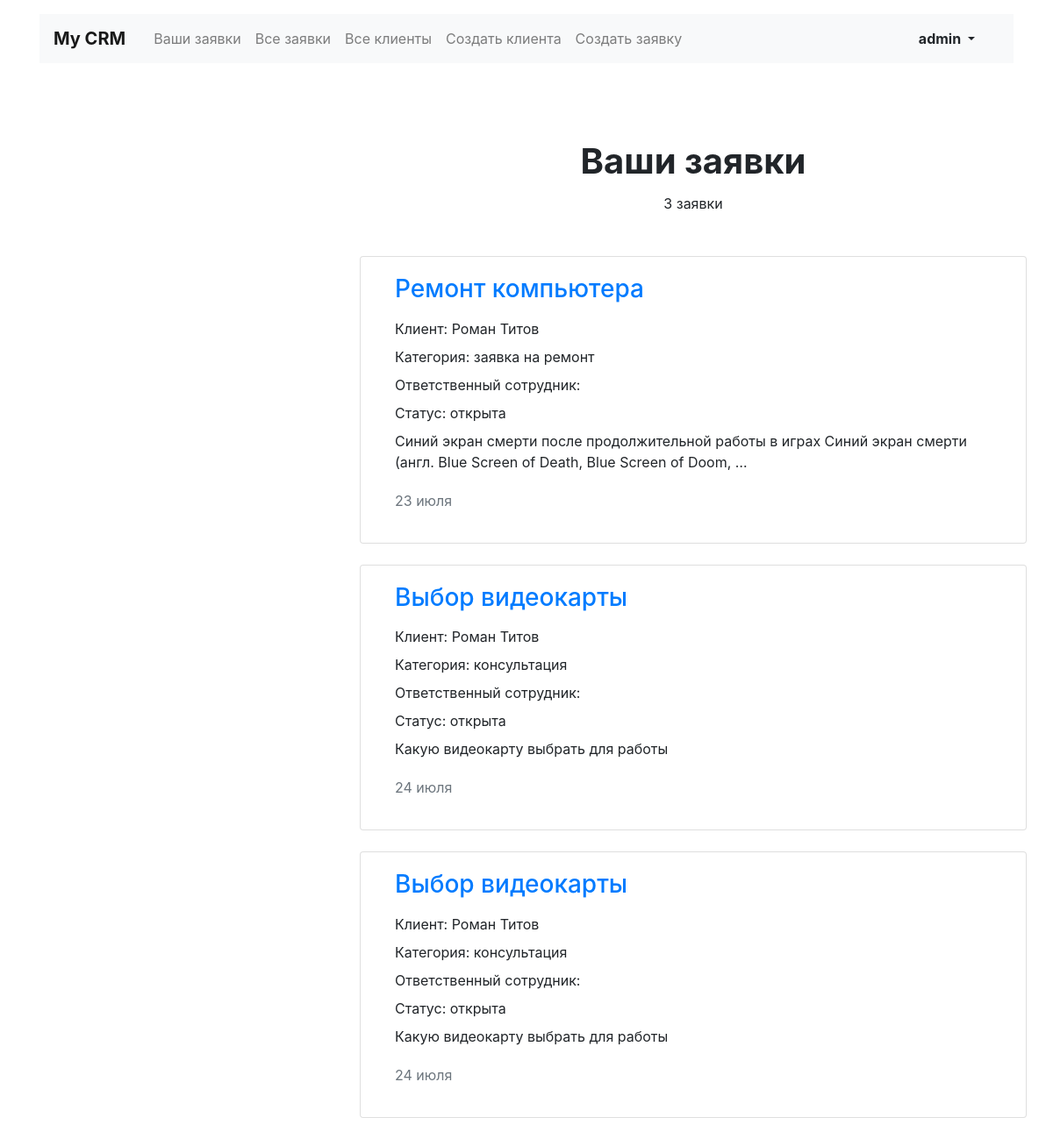
/ (signed in), run on an earlier commit of the app's database.
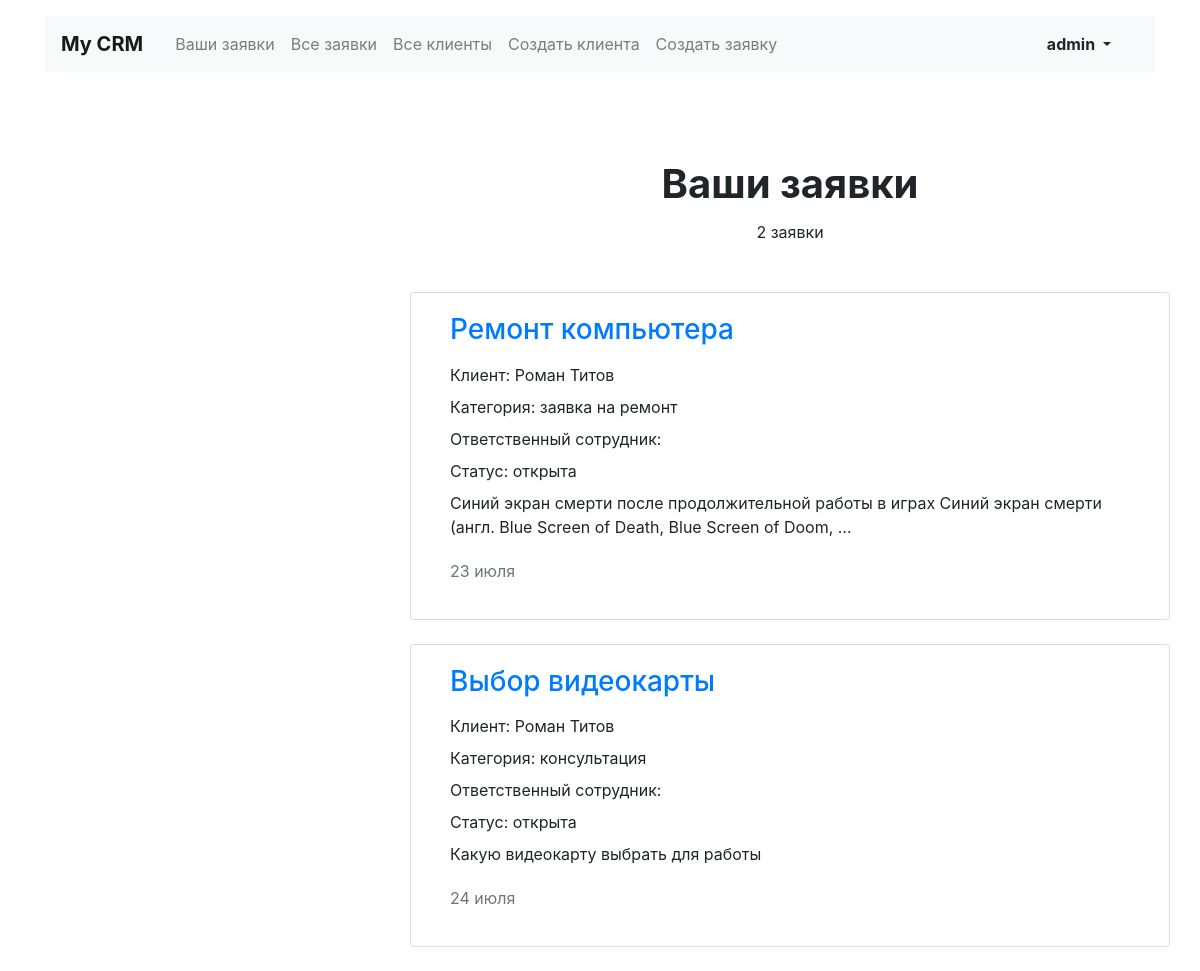
And on a later commit of the database.
### crm/models.py (models this page shows, shortened)
class Application(models.Model):
    title = models.CharField('Заголовок', max_length=128)
    category = models.ForeignKey(
        Category,
        verbose_name='Категория',
        null=True,
        on_delete=models.SET_NULL,
    )
    client = models.ForeignKey(
        Client,
        verbose_name='Клиент',
        null=True,
        on_delete=models.SET_NULL,
    )
    employee = models.ForeignKey(
        settings.AUTH_USER_MODEL,
        verbose_name='Сотрудник',
        null=True,
        on_delete=models.SET_NULL,
    )
    description = models.TextField(
        'Описание'
    )
    status = models.ForeignKey(
        Status,
        verbose_name='Статус',
        on_delete=models.PROTECT,
    )
    creation_date = models.DateTimeField(auto_now_add=True)
    class Meta:
        verbose_name = 'Заявка'
        verbose_name_plural = 'Заявки'

class Client(models.Model):
    first_name = models.CharField(
        'Имя',
        max_length=128,
    )
    last_name = models.CharField(
        'Фамилия',
        max_length=128,
        blank=True,
    )
    phone_regex = RegexValidator(
        regex=r'^\+?1?\d{9,15}$',
        message="Phone number must be entered in the format:"
                " '+999999999'. Up to 15 digits allowed.",
    )
    phone_number = models.CharField(
        'Номер телефона',
        validators=[phone_regex],
        max_length=17,
        blank=True
    )
    email = models.EmailField('Электронная почта')
    tg_username = models.CharField('Ник в telegram', max_length=128, blank=True)
    registration_data = models.DateTimeField(auto_now_add=True)
    class Meta:
        verbose_name = 'Клиент'
        verbose_name_plural = 'Клиенты'

class Category(models.Model):
    title = models.CharField(max_length=128)
    class Meta:
        verbose_name = 'Категория'
        verbose_name_plural = 'Категории'

class Status(models.Model):
    title = models.CharField(max_length=128)
    class Meta:
        verbose_name = 'Статус'
        verbose_name_plural = 'Статусы'

### crm/views/application.py (the view)
# urls.py: path('', EmployeeApplicationsView.as_view(), name='home'),
class EmployeeApplicationsView(BaseApplicationsView):
    def get_queryset(self):
        return (
            self.model.objects
            .filter(employee=self.request.user)
        )
    def get_context_data(self, *args, **kwargs):
        context = super().get_context_data(*args, **kwargs)
        context['applications_title'] = 'Ваши заявки'
        return context

### crm/templatetags/ru_pluralize.py (called while the page is built)
@register.filter()
def ru_pluralize(number, arg: str = 'ночь,ночи,ночей'):
    nominative_singular, genitive_singular, genitive_plural = arg.split(',')
    number = abs(number)
    if number % 10 in [0, 5, 6, 7, 8, 9] or 11 <= number % 100 <= 19:
        return f'{number} {genitive_plural}'
    elif number % 10 == 1:
        return f'{number} {nominative_singular}'
    else:
        return f'{number} {genitive_singular}'

### crm/views/application.py (called while the page is built)
    def dispatch(self, request, *args, **kwargs):
        self.search_form = forms.SearchForm(request.GET)
        self.search_form.is_valid()
        return super().dispatch(request, *args, **kwargs)

    def get_context_data(self, *args, **kwargs):
        context = super().get_context_data(*args, **kwargs)
        context['search_form'] = self.search_form
        return context

### crm/templates/crm/application/applications_list.html
{% extends "../base/base.html" %}
{% load ru_pluralize %}
{% block content %}
<section class="row">
<div class="col-4"></div>
  <div class="col-12 col-lg-8 offset-lg-2 m-auto">
      <h1 class="h1 text-center mx-auto mt-4 pt-5"><strong>{{ applications_title }}</strong></h1>
      <p class="text-center pt-1">{{ applications|length|ru_pluralize:'заявка, заявки, заявок' }}</p>
      <div class="row mt-5">
          {% load i18n %}
            {% language 'ru' %}
              {% for application in applications %}
                {% include './application_card.html' %}
              {% endfor %}
            {% endlanguage %}
        </div>
      </div>
</section>
{% endblock content %}

### crm/templates/crm/application/application_card.html
<div class="card col-12 mb-4">
    <div class="card-body px-4">
      <div class="row">
        <div class="col-12">
          <a href="{% url 'application' application.id %}"><h2 class="h3 pb-2">{{ application.title }}</h2></a>
          <p class="mb-2">Клиент: {{ application.client.first_name }} {{ application.client.last_name }}</p>
          <p class="mb-2">Категория: {{ application.category.title }}</p>
          <p class="mb-2">Ответственный сотрудник: {{ application.employee.first_name }} {{ application.employee.last_name }}</p>
          <p class="mb-2">Статус: {{ application.status.title }}</p>
          <p>{{ application.description|truncatewords:20 }}</p>
          <p class="text-muted pt-1">{{ application.creation_date|date:'d E' }}</p>
        </div>
      </div>
    </div>
</div>

What changed in the data, as far as the page shows it:
no longer on this page (row edited): Application: title "Выбор видеокарты", client.first_name "Роман", client.last_name "Титов", category "консультация", status "открыта", description "Какую видеокарту выбрать для работы", creation_date "24 июля"
Also different on the page:
{{ applications|length|ru_pluralize:'заявка, заявки, заявок' }}: "3 заявки" → "2 заявки"
